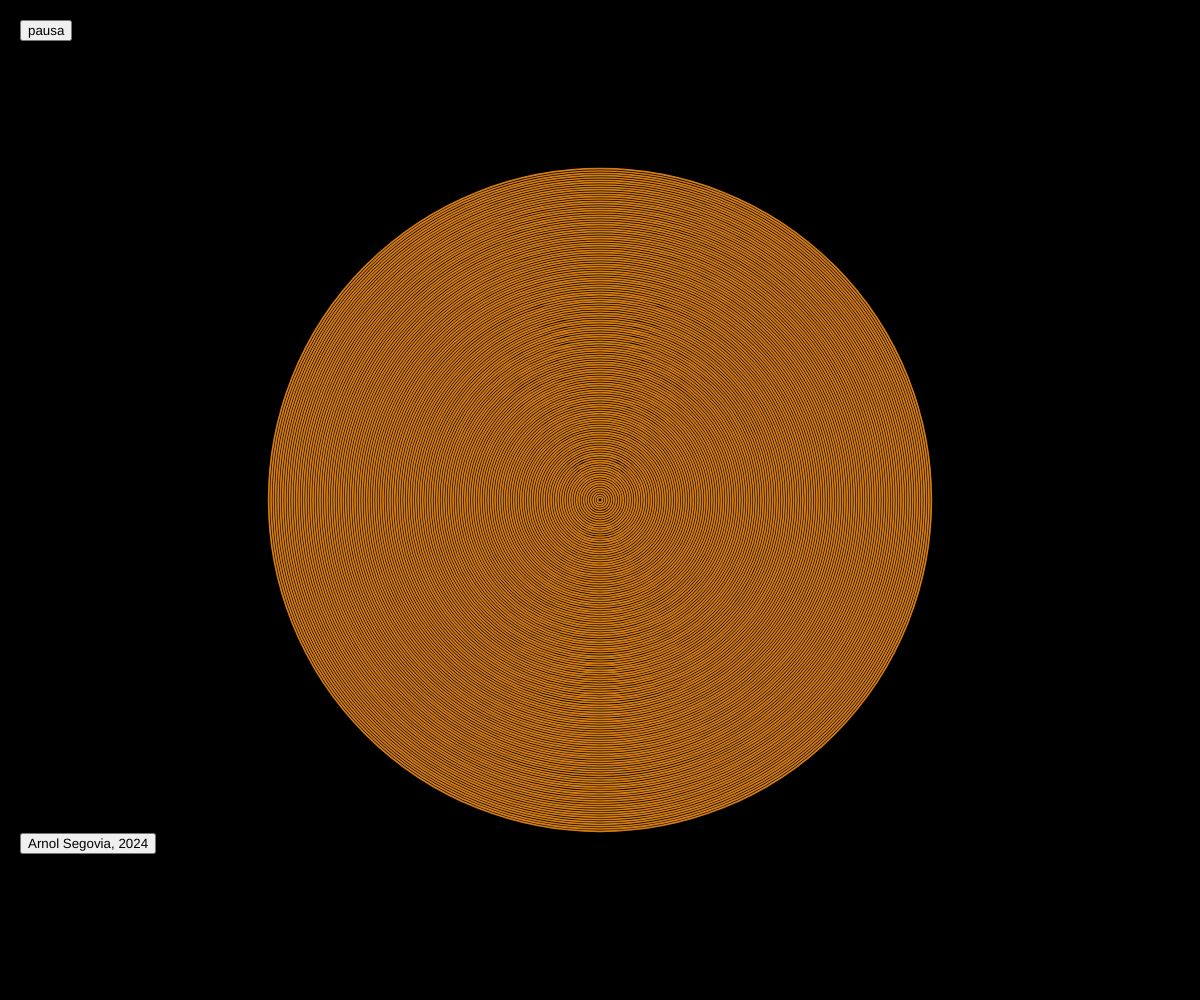
Frame 1 (no input)
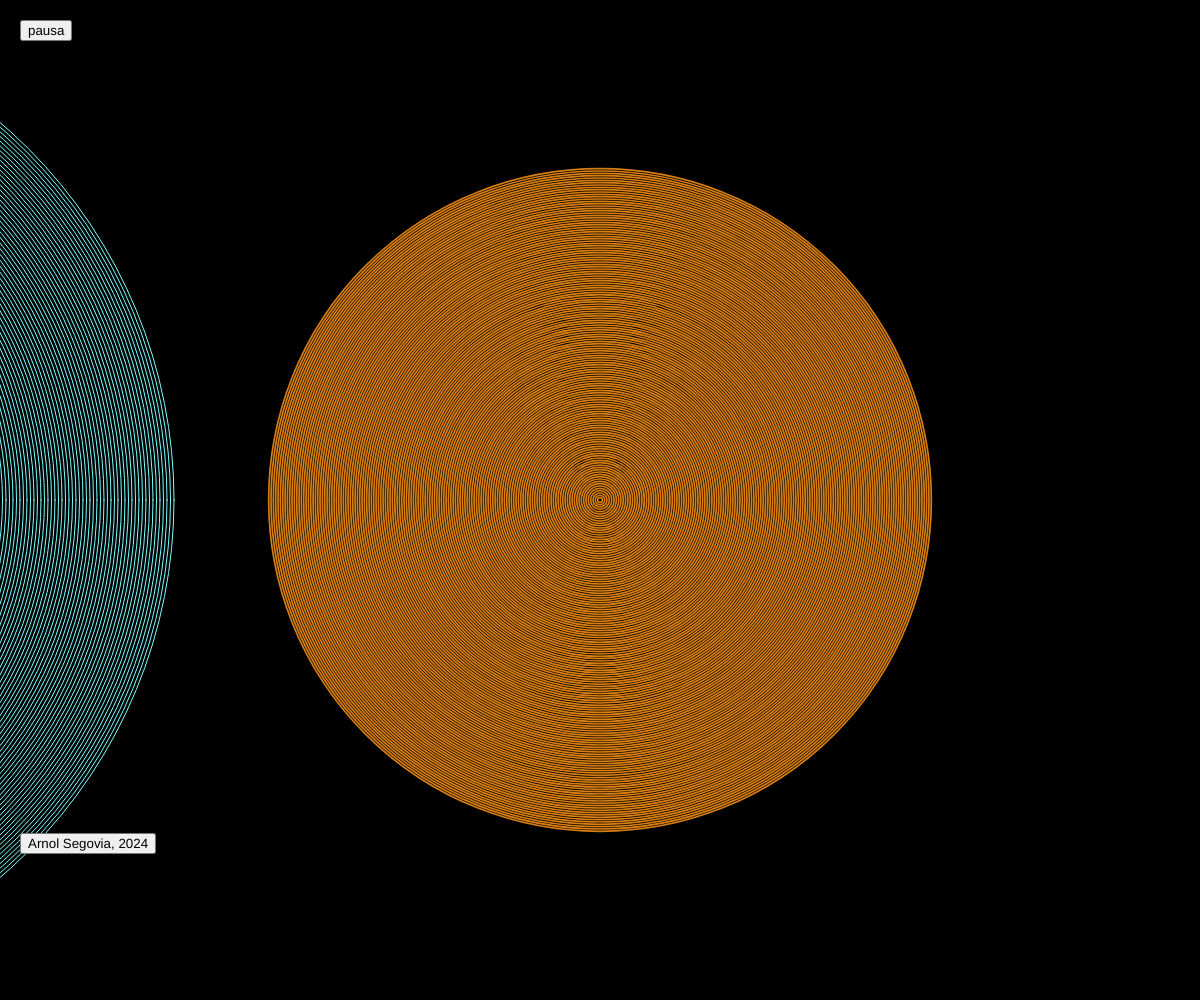
Frame 60 (no input)
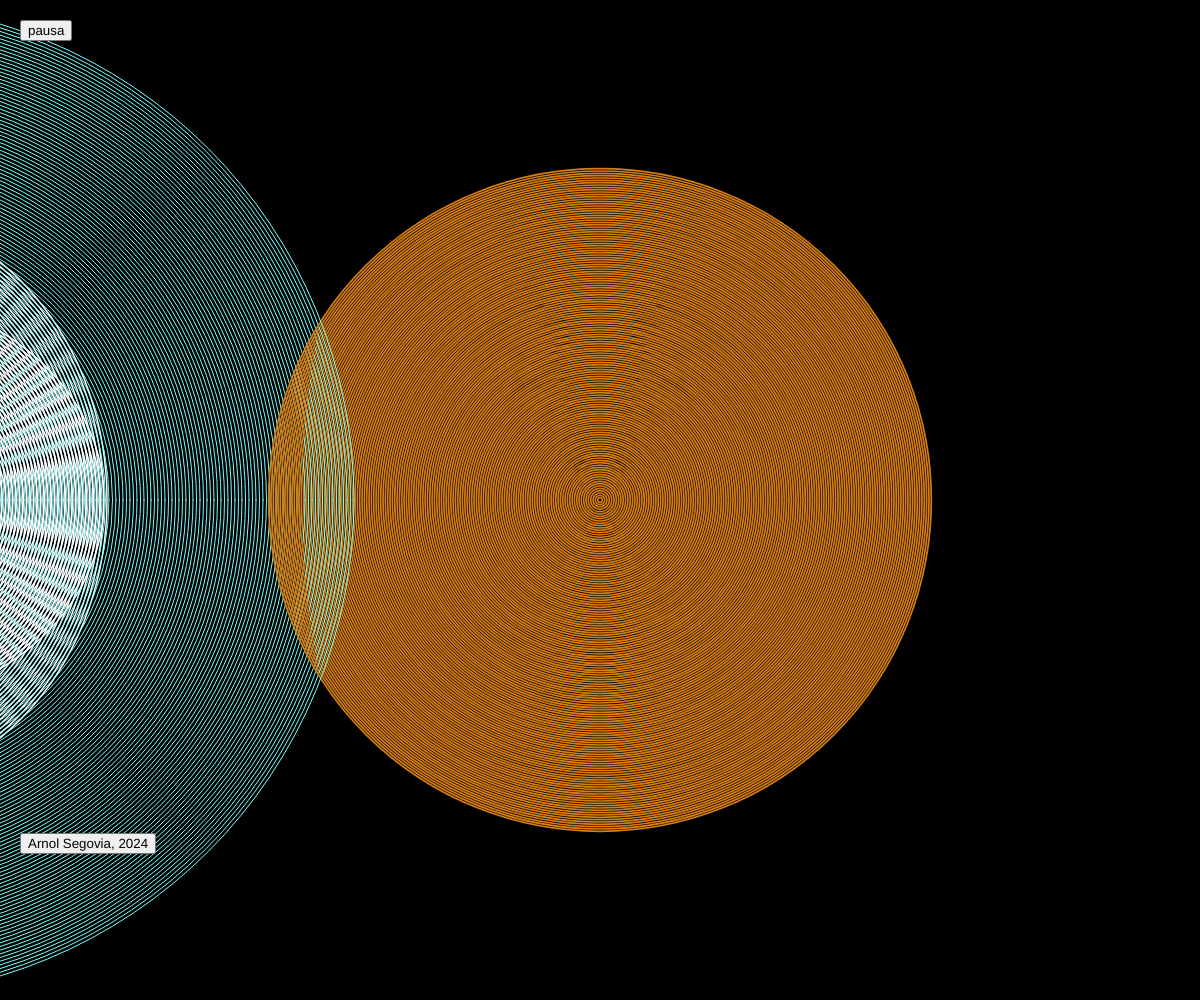
Frame 120 (the mouse pressed at the canvas centre since frame 60)

The p5.js sketch that drew these frames (run headless with seeded random() and noise() and a simulated clock; from frame 60 on, the mouse is pressed at the canvas centre):

// p5.js sketch
// ── sketch.js
let x = -500;
let isPaused = false;

function setup() {
  createCanvas(windowWidth, windowHeight);
  rectMode(CENTER);
  
  let pauseButton = createButton('pausa');
  pauseButton.position(20, 20);
  pauseButton.mousePressed(pauseDrawing);
  
  let impressum = createButton('Arnol Segovia, 2024');
  impressum.position(20, windowHeight/1.2);
}

function draw() {
  background('rgb(0,0,0)');
  
  for (let i = 0; i < 1000; i += 7) {
    stroke('rgb(255,255,255)');
    strokeWeight(1.5);
    ellipse(x, windowHeight/2, i - 500, i - 580);
    
    noFill();
    stroke('rgb(216,126,17)');
    strokeWeight(1.7);
    ellipse(windowWidth/2, windowHeight/2, i/1.5, i/1.5);
    
    stroke('rgb(123,255,255)');
    strokeWeight(1);
    ellipse(x, windowHeight/2, i , i);
    
    noFill();
  }
  
  if (!isPaused) {
    if (x > width) {
      x = 0;
    } else {
      x = x + 3;
    }
  }
}

function pauseDrawing() {
  isPaused = !isPaused; 
}

// ── style.css
html, body {
  margin: 0;
  padding: 0;
}

canvas {
  display: block;
}

button{
  background-color: transparent;
  color:rgb(255,255,255);
  text-align: left;
  font-size: 33px;
  width: 20%;
  border: 2px solid #F44336;
}
